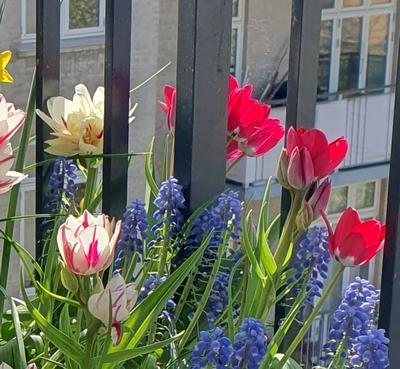
#> input picture DTUImageAnalysis-main/real-exam/02502_exam_spring_2024_data/pots/pots.jpg, 400 x 369 px, found by its file name
$ python exercise-1.py
#> lines starting #> are read from the running program, lines starting #| are printed output that depends on the picture; after the words box and inside, x2 and y2 are one past the last pixel; in counts of white or black regions, pixels touching at a corner belong together
# Student number: s214968
from skimage import color, io
import matplotlib.pyplot as plt
import numpy as np
import pydicom as dicom
from skimage.morphology import erosion, dilation, binary_erosion, binary_dilation
from skimage.morphology import disk
from skimage.morphology import square
from skimage.filters import prewitt
from skimage.filters import median
from skimage.util import img_as_float
from skimage import segmentation
from skimage import measure
import math
from scipy.stats import norm
from scipy.optimize import fsolve
import pandas as pd
from skimage.transform import rescale, resize
from skimage import color, data, io, morphology, measure, segmentation, img_as_ubyte, filters
from skimage.filters import threshold_otsu
from skimage.filters import gaussian
from skimage.color import label2rgb
from scipy.spatial import distance
from skimage.transform import rotate
from skimage.transform import EuclideanTransform
from skimage.transform import SimilarityTransform
from skimage.transform import warp
from skimage.transform import swirl
from skimage.transform import matrix_transform
import glob
from sklearn.decomposition import PCA
import random
import numpy as np
import matplotlib.pyplot as plt

# Load the image
image = io.imread('/Users/thomasschioler/Documents/DTU/Semester 6/Image Analysis/real-exam/02502_exam_spring_2024_data/pots/pots.jpg')
#> image is the input picture: shape (369, 400, 3); mean R, G, B 108, 105.8, 100.1

# Extract the red channel
red_channel = image[:, :, 0]
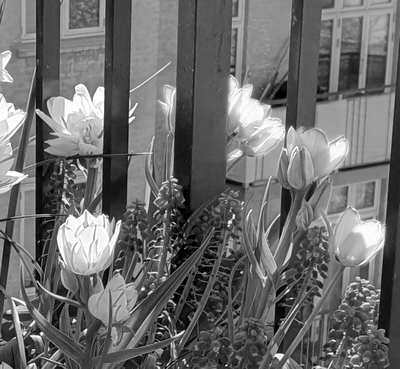
#> red_channel: shape (369, 400); min 0, max 255, mean 108

# Apply a median filter with a square footprint of size 10
filtered_image = filters.median(red_channel, morphology.square(10))
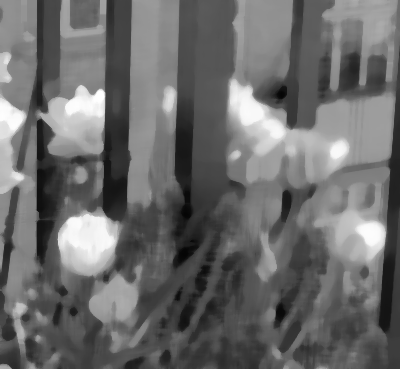
#> filtered_image: shape (369, 400); min 5, max 255, mean 106.9

# Threshold the image
threshold = 200
binary_image = filtered_image > threshold
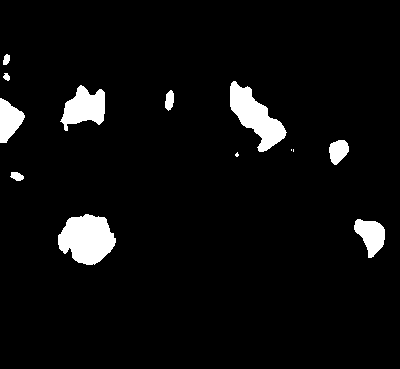
#> binary_image: shape (369, 400) bool; 5% white; 13 white regions (3 under 20 px), largest, box (x1, y1, x2, y2) and area: (58, 214, 116, 265) 2117, (230, 81, 287, 152) 1804, (60, 85, 105, 131) 1241

# Count the number of foreground pixels
foreground_pixels = np.sum(binary_image)
#> foreground_pixels = 7324

print(f'The number of foreground pixels is: {foreground_pixels}')
#| The number of foreground pixels is: 7324
